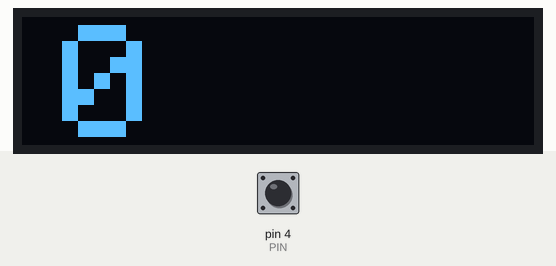
Recording of a sketch running on a simulated Arduino Uno, built with avr-gcc and run on an emulated ATmega328P. Shown: 128×32 one-colour display. Inputs (shaded band) come from the test bench; at power-on: pin 4 (PIN) HIGH. What the sketch prints to the serial monitor is not drawn.

Above: at 1.6 s.
1.7 s: pin 4 (PIN) pulled LOW for 0.15 s
3.3 s: pin 4 (PIN) pulled LOW for 1 s
At 4.8 s:
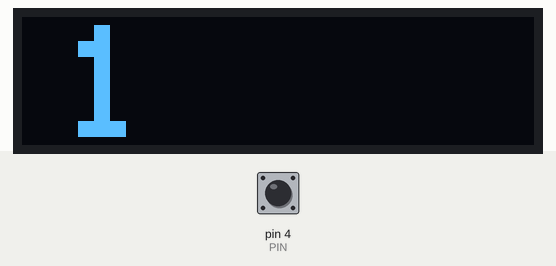
5.8 s: pin 4 (PIN) pulled LOW for 0.15 s
At 7.8 s:
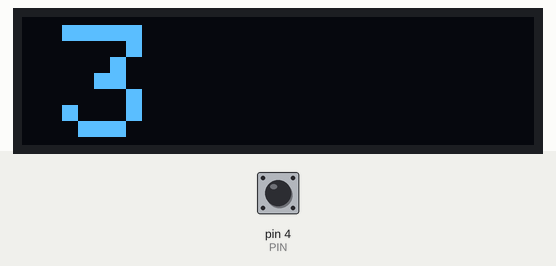
Timing chart, 0 to 9.3 s (numbered marks = the images above; inputs shaded):
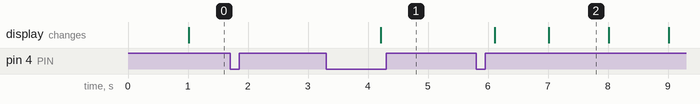

Measured:
- after the input at 1.7 s, every drawn part: stays the same
- after the input at 3.3 s, the display: changes after 0.91 s (image 1)
- after the input at 5.8 s, the display: first changes after 0.31 s (image 2 shows a later state)
- what the display in image 2 shows lasts 1.0 s, from 7.0 s to 8.0 s

The sketch:

Button.ino
```cpp
#include <SPI.h>
#include <Wire.h>
#include <Adafruit_GFX.h>
#include <Adafruit_SSD1306.h>
//#include <Time.h>

#define SCREEN_WIDTH 128 // OLED display width, in pixels
#define SCREEN_HEIGHT 32 // OLED display height, in pixels

// Declaration for an SSD1306 display connected to I2C (SDA, SCL pins)
#define OLED_RESET     4 // Reset pin # (or -1 if sharing Arduino reset pin)
Adafruit_SSD1306 display(SCREEN_WIDTH, SCREEN_HEIGHT, &Wire, OLED_RESET);

#define PIN 4
unsigned int second=0;   //Current seconds
unsigned int offSecond=0;//Seconds off
bool flag=true;
bool isOn=true;


void setup() {
  Serial.begin(9600);
  pinMode(PIN,INPUT_PULLUP);

  // SSD1306_SWITCHCAPVCC = generate display voltage from 3.3V internally
  if(!display.begin(SSD1306_SWITCHCAPVCC, 0x3C)) { // Address 0x3C for 128x32
    Serial.println(F("SSD1306 allocation failed"));
    for(;;); // Don't proceed, loop forever
  }

  display.clearDisplay();
  display.display();

  display.setTextSize(4);
  display.setTextColor(WHITE);
  //display.setCursor(10, 0);
}

void loop() {
  if(!digitalRead(PIN)){
    isOn=isOn==0?1:0;
    delay(300);
  }
  if(!isOn)
    if(millis()/1000>(second+offSecond))
      offSecond++;
  if(millis()/1000>(second+offSecond)&&isOn){
    display.setCursor(10,2);
    display.clearDisplay();
    display.println(second);
    display.display();
    second++;
    flag=1;
  }
  if(flag&&isOn){
    Serial.print(second);
    Serial.print(" ");
    Serial.print(millis());
    Serial.print("\n");
    flag=0;
  }
}
```
